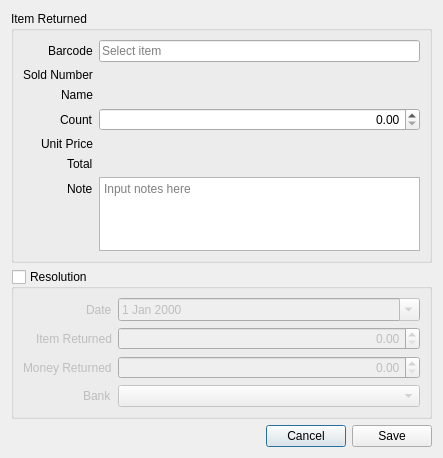
<?xml version="1.0" encoding="UTF-8"?>
<ui version="4.0">
 <class>AddSoldReturnDialog</class>
 <widget class="QDialog" name="AddSoldReturnDialog">
  <property name="geometry">
   <rect>
    <x>0</x>
    <y>0</y>
    <width>443</width>
    <height>458</height>
   </rect>
  </property>
  <property name="windowTitle">
   <string>Add Sold Return</string>
  </property>
  <layout class="QVBoxLayout" name="verticalLayout">
   <item>
    <widget class="QGroupBox" name="groupBox">
     <property name="title">
      <string>Item Returned</string>
     </property>
     <layout class="QFormLayout" name="formLayout">
      <property name="labelAlignment">
       <set>Qt::AlignRight|Qt::AlignTrailing|Qt::AlignVCenter</set>
      </property>
      <item row="1" column="0">
       <widget class="QLabel" name="label_2">
        <property name="text">
         <string>Barcode</string>
        </property>
       </widget>
      </item>
      <item row="3" column="0">
       <widget class="QLabel" name="label_3">
        <property name="text">
         <string>Name</string>
        </property>
       </widget>
      </item>
      <item row="4" column="0">
       <widget class="QLabel" name="label_4">
        <property name="text">
         <string>Count</string>
        </property>
       </widget>
      </item>
      <item row="5" column="0">
       <widget class="QLabel" name="label_5">
        <property name="text">
         <string>Unit Price</string>
        </property>
       </widget>
      </item>
      <item row="1" column="1">
       <widget class="QLineEdit" name="lineBarcode">
        <property name="readOnly">
         <bool>true</bool>
        </property>
        <property name="placeholderText">
         <string>Select item</string>
        </property>
       </widget>
      </item>
      <item row="3" column="1">
       <widget class="QLabel" name="labelName">
        <property name="text">
         <string/>
        </property>
       </widget>
      </item>
      <item row="5" column="1">
       <widget class="QLabel" name="labelPrice">
        <property name="text">
         <string/>
        </property>
        <property name="alignment">
         <set>Qt::AlignRight|Qt::AlignTrailing|Qt::AlignVCenter</set>
        </property>
       </widget>
      </item>
      <item row="4" column="1">
       <widget class="QDoubleSpinBox" name="doubleCount">
        <property name="alignment">
         <set>Qt::AlignRight|Qt::AlignTrailing|Qt::AlignVCenter</set>
        </property>
        <property name="maximum">
         <double>1000000.000000000000000</double>
        </property>
       </widget>
      </item>
      <item row="2" column="0">
       <widget class="QLabel" name="label">
        <property name="text">
         <string>Sold Number</string>
        </property>
       </widget>
      </item>
      <item row="2" column="1">
       <widget class="QLabel" name="labelSoldNumber">
        <property name="text">
         <string/>
        </property>
       </widget>
      </item>
      <item row="6" column="0">
       <widget class="QLabel" name="label_6">
        <property name="text">
         <string>Total</string>
        </property>
       </widget>
      </item>
      <item row="6" column="1">
       <widget class="QLabel" name="labelTotal">
        <property name="text">
         <string/>
        </property>
        <property name="alignment">
         <set>Qt::AlignRight|Qt::AlignTrailing|Qt::AlignVCenter</set>
        </property>
       </widget>
      </item>
      <item row="7" column="0">
       <widget class="QLabel" name="label_7">
        <property name="text">
         <string>Note</string>
        </property>
       </widget>
      </item>
      <item row="7" column="1">
       <widget class="QPlainTextEdit" name="plainNote">
        <property name="placeholderText">
         <string>Input notes here</string>
        </property>
       </widget>
      </item>
     </layout>
    </widget>
   </item>
   <item>
    <widget class="QGroupBox" name="groupResolution">
     <property name="title">
      <string>Resolution</string>
     </property>
     <property name="checkable">
      <bool>true</bool>
     </property>
     <property name="checked">
      <bool>false</bool>
     </property>
     <layout class="QFormLayout" name="formLayout_2">
      <property name="labelAlignment">
       <set>Qt::AlignRight|Qt::AlignTrailing|Qt::AlignVCenter</set>
      </property>
      <item row="0" column="0">
       <widget class="QLabel" name="label_8">
        <property name="text">
         <string>Date</string>
        </property>
       </widget>
      </item>
      <item row="1" column="0">
       <widget class="QLabel" name="label_9">
        <property name="text">
         <string>Item Returned</string>
        </property>
       </widget>
      </item>
      <item row="2" column="0">
       <widget class="QLabel" name="label_10">
        <property name="text">
         <string>Money Returned</string>
        </property>
       </widget>
      </item>
      <item row="3" column="0">
       <widget class="QLabel" name="label_11">
        <property name="text">
         <string>Bank</string>
        </property>
       </widget>
      </item>
      <item row="0" column="1">
       <widget class="QDateEdit" name="dateResolusion">
        <property name="calendarPopup">
         <bool>true</bool>
        </property>
       </widget>
      </item>
      <item row="1" column="1">
       <widget class="QDoubleSpinBox" name="doubleItemReturned">
        <property name="alignment">
         <set>Qt::AlignRight|Qt::AlignTrailing|Qt::AlignVCenter</set>
        </property>
        <property name="maximum">
         <double>1000000.000000000000000</double>
        </property>
       </widget>
      </item>
      <item row="2" column="1">
       <widget class="QDoubleSpinBox" name="doubleMoneyReturned">
        <property name="alignment">
         <set>Qt::AlignRight|Qt::AlignTrailing|Qt::AlignVCenter</set>
        </property>
        <property name="maximum">
         <double>1000000000.000000000000000</double>
        </property>
       </widget>
      </item>
      <item row="3" column="1">
       <widget class="QComboBox" name="comboBank"/>
      </item>
     </layout>
    </widget>
   </item>
   <item>
    <layout class="QHBoxLayout" name="horizontalLayout">
     <item>
      <spacer name="horizontalSpacer">
       <property name="orientation">
        <enum>Qt::Horizontal</enum>
       </property>
       <property name="sizeHint" stdset="0">
        <size>
         <width>40</width>
         <height>20</height>
        </size>
       </property>
      </spacer>
     </item>
     <item>
      <widget class="QPushButton" name="pushCancel">
       <property name="text">
        <string>Cancel</string>
       </property>
      </widget>
     </item>
     <item>
      <widget class="QPushButton" name="pushSave">
       <property name="text">
        <string>Save</string>
       </property>
      </widget>
     </item>
    </layout>
   </item>
  </layout>
 </widget>
 <resources/>
 <connections>
  <connection>
   <sender>pushCancel</sender>
   <signal>clicked(bool)</signal>
   <receiver>AddSoldReturnDialog</receiver>
   <slot>close()</slot>
   <hints>
    <hint type="sourcelabel">
     <x>316</x>
     <y>398</y>
    </hint>
    <hint type="destinationlabel">
     <x>221</x>
     <y>215</y>
    </hint>
   </hints>
  </connection>
 </connections>
</ui>
